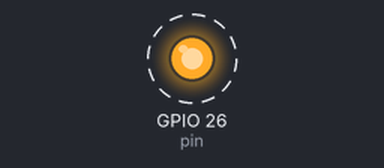
Bench run of a program on a simulated Raspberry Pi (BCM pin numbers). Shown: output pins drawn as LEDs (lit = HIGH). Dashed ring = blinking.

Above: at 0.2 s.
Timing chart, 0 to 3.0 s (numbered marks = the images above):
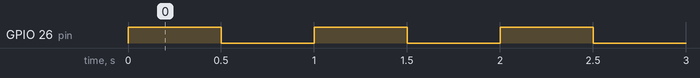

Measured:
- by itself, GPIO 26 (pin): alternates HIGH for 0.50 s and LOW for 0.50 s

The program:

task2_blinking_led.py
```python
import RPi.GPIO as GPIO
import time


pin = 26
GPIO.setmode(GPIO.BCM)

GPIO.setup(pin, GPIO.OUT)


try:
    i = 1
    while True:
        GPIO.output(pin, i)
        i = (i-1)*-1
        time.sleep(0.5)

# except KeyboardInterrupt:
#     print("Time to turn off diode223")
#     GPIO.output(pin, 0)
finally:
    print("Time to turn off diode")
    GPIO.output(pin, 0)
    GPIO.cleanup()
```
